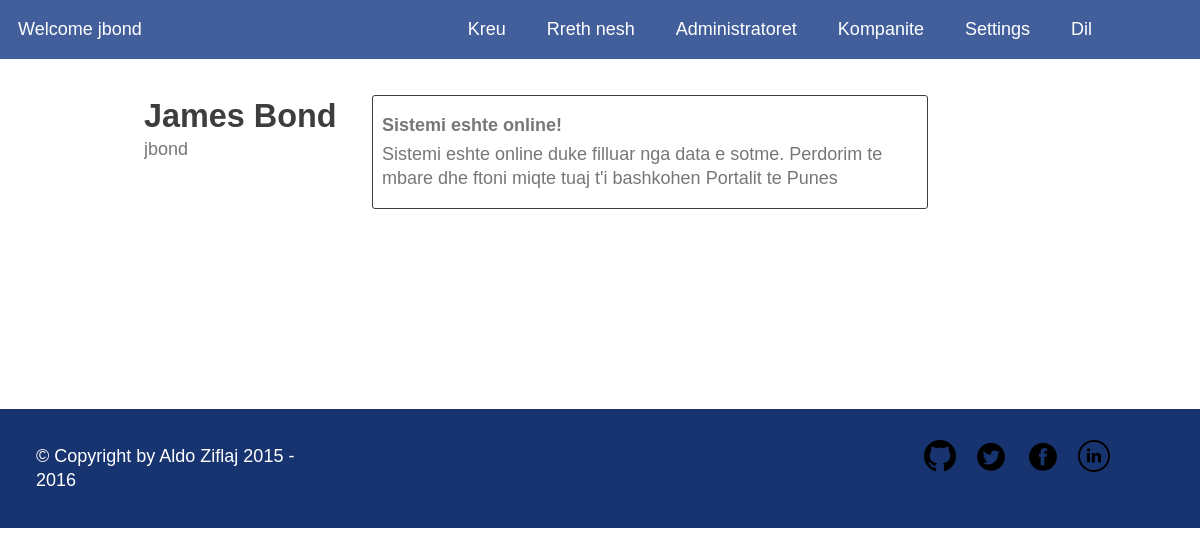
Before: /user.php?id=2 (signed in) with the older database file.
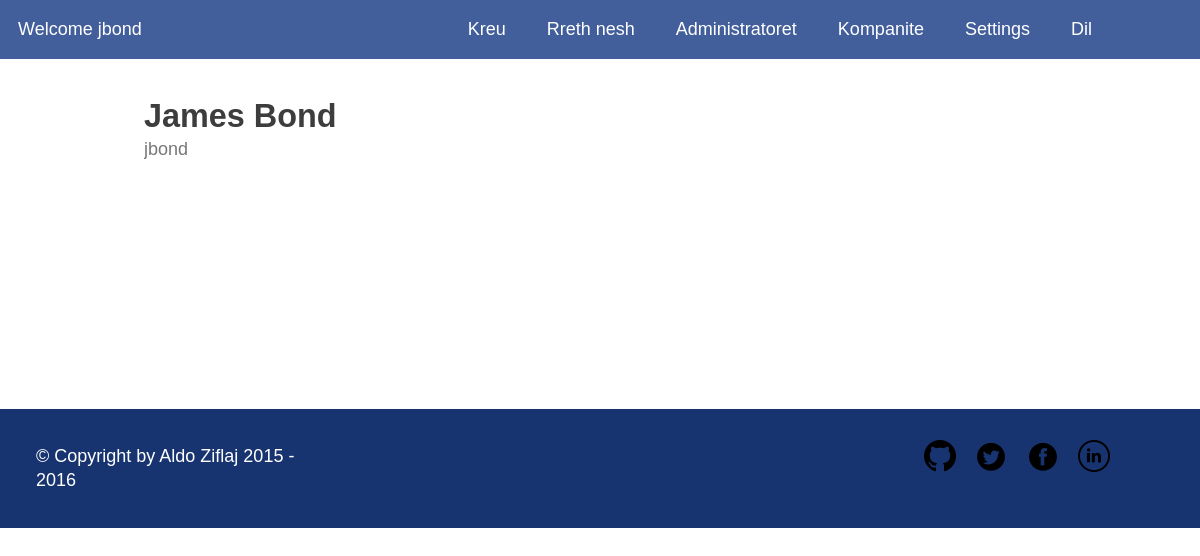
After: the same page with the newer database file.
### tables this page shows
CREATE TABLE IF NOT EXISTS `admin_notifications` (
  `id` INT NOT NULL AUTO_INCREMENT,
  `title` VARCHAR(45) NOT NULL,
  `description` MEDIUMTEXT NOT NULL,
  `admin_id` INT(11) NOT NULL,
  `created_at` TIMESTAMP NOT NULL DEFAULT CURRENT_TIMESTAMP,
  PRIMARY KEY (`id`),
  INDEX `admin_id_idx` (`admin_id` ASC),
  CONSTRAINT `admin_id`
    FOREIGN KEY (`admin_id`)
    REFERENCES `admins` (`id`)
    ON DELETE CASCADE
    ON UPDATE CASCADE);

### public/views/admin/me.php (the view, shortened to what this page needs)
<?php
$connection = mysqli_connect($db['host'], $db['username'], $db['password'], $db['database']);
$admins_sql = "select id, first_name, last_name, username ";
$admins_sql .= "from admins ";
$admins_sql .= "where user_id = $id";
$result = mysqli_query($connection, $admins_sql);
$admin = mysqli_fetch_assoc($result);
$notifications_sql = "select title, description ";
$notifications_sql .= "from admin_notifications ";
$notifications_sql .= "where admin_id = {$admin['id']} ";
$notifications_sql .= "order by created_at desc";
$notifications = mysqli_query($connection, $notifications_sql);
?>
<div class="content">
  <div class="profile">
    <div class="row">
      <div class="col-narrow">
        <div class="profile--handle">
          <?= "{$admin['first_name']} {$admin['last_name']}" ?>
        </div>
        <div class="profile--username">
          <?= $admin['username'] ?>
        </div>
      </div>
      <div class="col-wide profile--notifications-list">
        <?php while($ntf = mysqli_fetch_assoc($notifications)): ?>
          <div class="profile--entry">
            <div class="profile--entry__title">
              <?= $ntf['title'] ?>
            </div>
            <div class="profile--entry__description">
              <?= $ntf['description'] ?>
            </div>
          </div>
        <?php endwhile; ?>
      </div>
    </div>
  </div>
</div>

Changed rows visible on the page:
removed admin_notifications: title "Sistemi eshte online!", description "Sistemi eshte online duke filluar nga data e sotme. Perdorim te mbare dhe ftoni miqte tuaj t'i bashkohen Portalit te Punes"
